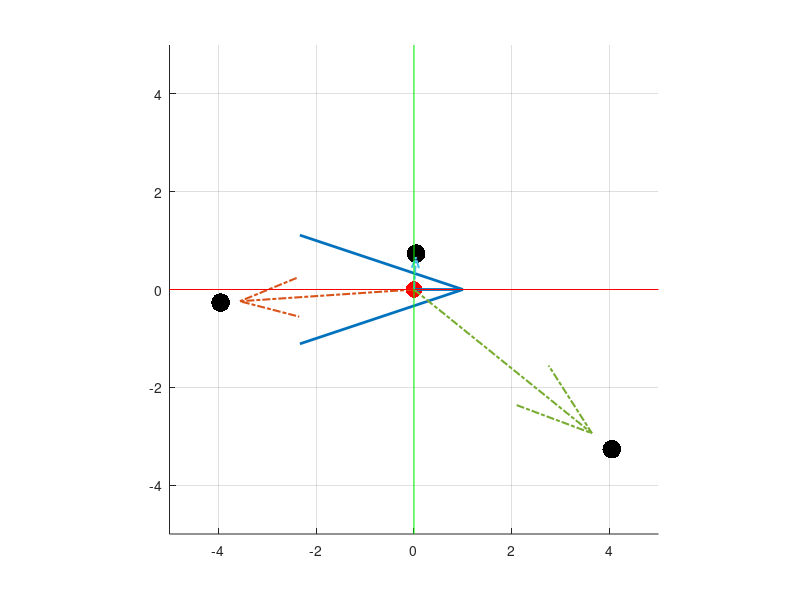

The MATLAB script that drew this image: (Note: this script raises an error after producing the figure.)
clear all; close all; clc;
%%

global num_modes ng nd xg xr sig delta_t;
ng = 3;
nd = 2; %2D world. 
num_modes = 2;

xg = [randsample(-4:4, ng);randsample(-4:4, ng)] + rand(2,1) - rand(2,1); %random goal positions. These will be treated as fixed parameters.
xr = [0,0];
uh = [1,0]'; % user control command
sig = 0.01;
delta_t = 0.1;

%%
%PLOT GOALS AND ROBOT and UH
figure;
scatter(xg(1,1:ng), xg(2,1:ng), 180, 'k', 'filled'); grid on; hold on;
scatter(xr(1), xr(2), 140, 'r', 'filled');
quiver(xr(1), xr(2), uh(1), uh(2), 0, 'LineWidth', 2, 'MaxHeadSize', 2); %current robot velocity arrow
for i=1:ng %vectors connecting robot and goals.
    quiver(xr(1), xr(2), xg(1,i) - xr(1), xg(2,i) - xr(2), 'LineWidth', 1.5, 'LineStyle', '-.');
end
xrange = [-5,5]; %set axis limits
yrange = [-5,5];
line(xrange, [0,0], 'Color', 'r'); %draw x and y axes.
line([0,0], yrange, 'Color', 'g');
axis([xrange, yrange]);
axis square;

%%
% pg = [0.05, 0.4, 0.05, 0.4];
pg = [0.4, 0.2, 0.4];
% pg = (1/ng)*ones(ng, 1);
curr_x = xr';
intent_type = 'dft';

%% FISHER BASED COMPUTATION
uh_U1 = [1, 0; -1, 0]';
c1 = (1/sig^2)*(NumHessian(@compute_entropy, uh_U1(:,1), intent_type, curr_x, pg));
c2 = (1/sig^2)*(NumHessian(@compute_entropy, uh_U1(:,2), intent_type, curr_x, pg));
PHI_U1 = 0.5*c1 + 0.5*c2;

uh_U2 = [0, 1; 0, -1]';
c1 = (1/sig^2)*(NumHessian(@compute_entropy, uh_U2(:,1), intent_type, curr_x, pg));
c2 = (1/sig^2)*(NumHessian(@compute_entropy, uh_U2(:,2), intent_type, curr_x, pg));
PHI_U2 = 0.5*c1 + 0.5*c2;

EID_U1 = det(PHI_U1);
EID_U2 = det(PHI_U2);

EID_US = [EID_U1; EID_U2];
disp(EID_US);
compute_best_mode(EID_US);

%% ENTROPY BASED COMPUTATION.
uh_U1 = [1, 0; -1, 0]';
c1 = compute_entropy(uh_U1(:,1), intent_type, curr_x, pg);
c2 = compute_entropy(uh_U1(:,2), intent_type, curr_x, pg);
PHI_U1 = 0.5*c1 + 0.5*c2;

uh_U2 = [0, 1; 0, -1]';
c1 = compute_entropy(uh_U2(:,1), intent_type, curr_x, pg);
c2 = compute_entropy(uh_U2(:,2), intent_type, curr_x, pg);
PHI_U2 = 0.5*c1 + 0.5*c2;

EID_U1 = det(PHI_U1);
EID_U2 = det(PHI_U2);

EID_US = [EID_U1; EID_U2];
disp(EID_US);
compute_best_mode(EID_US);


%% simulate for entire workspace. 
min_ws = -5;
max_ws = 5;
num_steps = 12;
step_size = (max_ws - min_ws)/num_steps;
ax_p = (min_ws:step_size:max_ws)' +0.001;
[X,Y] = meshgrid(ax_p);
ws_points = [X(:) Y(:)];
disamb_modes_ENT = zeros(size(ws_points, 1), 1);
disamb_modes_FI = zeros(size(ws_points, 1), 1);
pg0 = (1/ng)*ones(ng,1);
% pg0 = [0.4, 0.2, 0.4];
%%
for i=1:size(ws_points,1)
    xr = ws_points(i, :)';
    disamb_modes_ENT(i) = compute_optimal_mode_ENT_2D('dft', xr, pg0, '1d');
    disamb_modes_FI(i) = compute_optimal_mode_FI_2D('dft', xr, pg0, '1d');
end

%%
figure;grid on; hold on;
colors = {[1,0,0], [0,1,0], [0,0,1]};

for i=1:length(colors)
    scatter(ws_points(disamb_modes_ENT == i, 1), ws_points(disamb_modes_ENT == i, 2), 70, colors{i}, 'filled'); hold on;
end
scatter(xg(1,1:ng), xg(2,1:ng), 180, 'k', 'filled');
xrange = [-5.5,5.5]; %set axis limits
yrange = [-5.5,5.5];
line(xrange, [0,0], 'Color', 'r'); %draw x and y axes.
line([0,0], yrange, 'Color', 'g');
axis([xrange, yrange]);
legend('Mode 1', 'Mode 2', 'Equivalent');
axis square;
xlabel('Spatial X'); ylabel('Spatial Y'); title('Best Disamb Control Modes');
title('ENTROPY BASED METRIC')

%%
figure;grid on; hold on;
colors = {[1,0,0], [0,1,0], [0,0,1]};

for i=1:length(colors)
    scatter(ws_points(disamb_modes_FI == i, 1), ws_points(disamb_modes_FI == i, 2), 70, colors{i}, 'filled'); hold on;
end
scatter(xg(1,1:ng), xg(2,1:ng), 180, 'k', 'filled');
xrange = [-5.5,5.5]; %set axis limits
yrange = [-5.5,5.5];
line(xrange, [0,0], 'Color', 'r'); %draw x and y axes.
line([0,0], yrange, 'Color', 'g');
axis([xrange, yrange]);
legend('Mode 1', 'Mode 2', 'Equivalent');
axis square;
xlabel('Spatial X'); ylabel('Spatial Y'); title('Best Disamb Control Modes');
title('FI BASED METRIC')


%%
function best_val = compute_best_mode(EID_US)
%
%     fprintf('The Disambiguation metric values for the control modes \n')
%     disp(EID_US);
    global num_modes;
    thresh = 10^-3;
    diff_p = squareform(pdist(EID_US)/max(abs(EID_US)));
    inds = find(diff_p < thresh);
    if length(inds) > num_modes
        fprintf('Control Mode 1 and 2 disambiguate equally!\n');
        best_val = 3;
    else
        fprintf('Control mode %s disambiguates the best \n', num2str(find(EID_US == max(EID_US))));
        best_val =  find(EID_US == max(EID_US));
    end

end